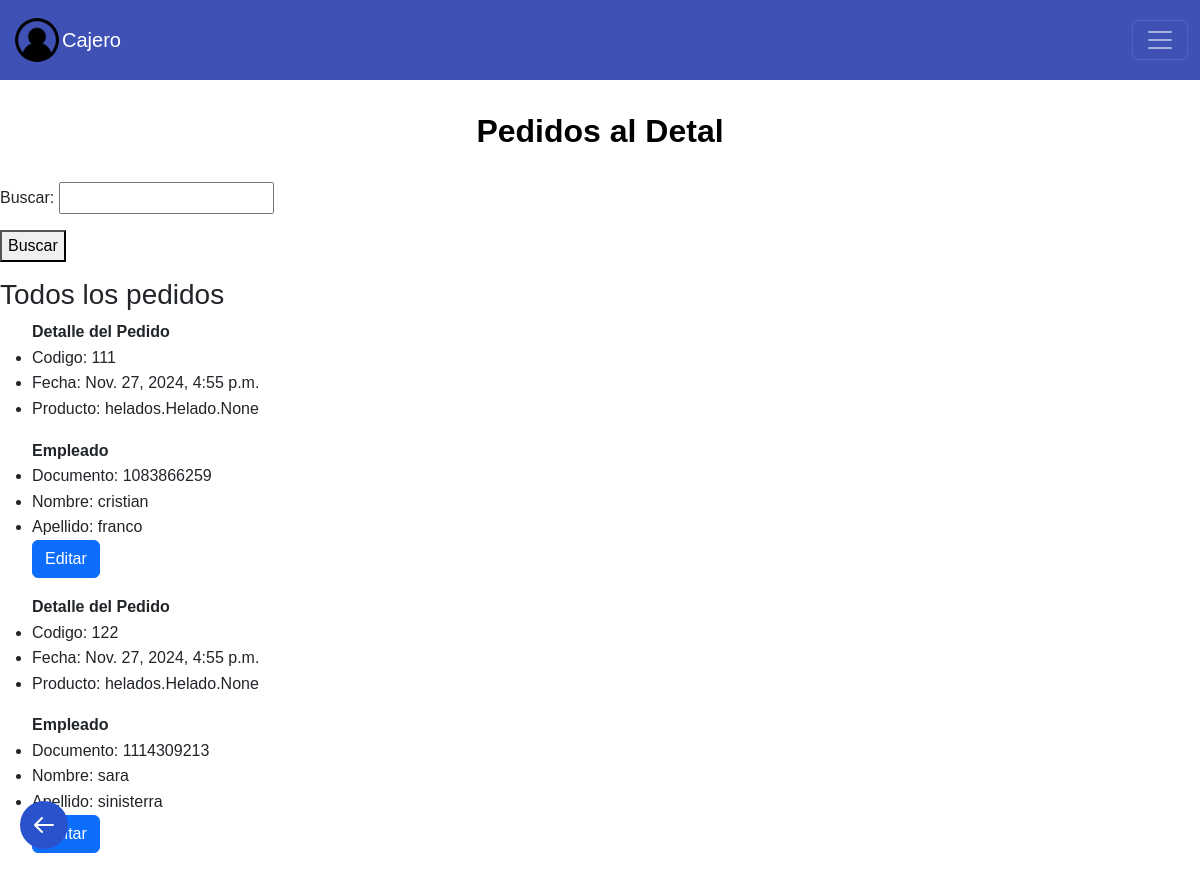
Page /homeC/pedidosCajero/pedidosemp/ on the earlier database version.
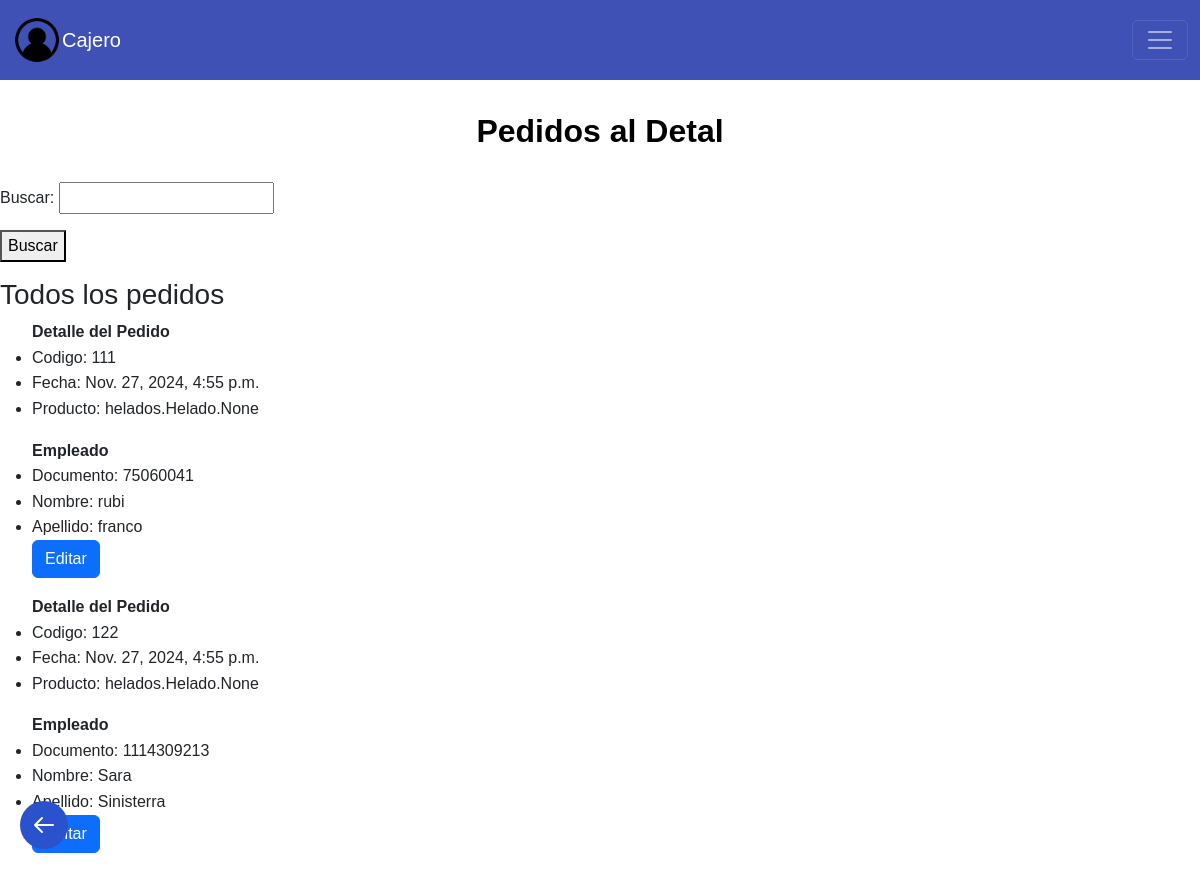
Same page on the later database version.
### helados/models.py (models this page shows, shortened)
class PedidoEmpleado (models.Model):
    codigo = models.IntegerField(blank=False)
    fecha = models.DateTimeField(auto_now_add=True)
    producto = models.ManyToManyField(Helado, related_name='pedidosemp')
    empleado = models.ForeignKey(Empleado, on_delete=models.CASCADE, related_name='pedidosemp')

class Empleado (models.Model):
    nombre = models.CharField(max_length=200)
    apellido = models.CharField(max_length=200)
    documento = models.IntegerField (blank= False)
    telefono = models.IntegerField(blank= False, default=0)
    activo = models.BooleanField(default=True)

### helados/views.py (the view, shortened to what this page needs)
# urls.py: path('homeC/pedidosCajero/pedidosemp/', views.pedidosEmp,  name='pedidosemp'),
def pedidosEmp(request):
    form = BusquedaCodigoForm(request.POST)
    pedidos = PedidoEmpleado.objects.all()
    buscar_realizado = False
    error_busqueda = None
    return render(request, 'pedidos_emp.html', {'form': form,
                                                'pedidos': pedidos,
                                                'buscar_realizado': buscar_realizado,
                                                'error_busqueda' : error_busqueda})

### helados/forms.py
class BusquedaCodigoForm(forms.Form):
    query = forms.IntegerField(label='Buscar', required=False)

### helados/frontend/templates/pedidos_emp.html (shortened to what this page needs)
{% extends 'layouts/base.html' %}
{% block user %}
Cajero
{% endblock %}
{% block content %}
    <h2 class="dashboard-heading"> Pedidos al Detal </h2>
<form method="POST">
    {{ form.as_p }}
    <button type="submit">Buscar</button>
</form>
{% if buscar_realizado %}
    {% if not error_busqueda %}
    <h2>Resultados de la busqueda</h2>
    {% if pedidos %}
        <ul>
            {% for pedido in pedidos %}
            <b>
                <h0>Detalle del Pedido</h0>
            </b>
            <li>Codigo: {{pedido.codigo}} </li>
            <li>Fecha: {{pedido.fecha}} </li>
            <li>Producto: {{pedido.producto}} </li>
            <p></p>
            <b>
                <h0>Empleado</h0>
            </b>
            <li>Documento: {{pedido.empleado.documento}}</li>
            <li>Nombre: {{pedido.empleado.nombre}}</li>
            <li>Apellido: {{pedido.empleado.apellido}}</li>
            <a href="{% url 'editarpedidosemp' pedido.id %}" class="btn btn-primary">Editar</a>
            <p></p>
            {% endfor %}
        </ul>
    {% else %}
        <p>No se encontraron pedidos con ese código.</p>
    {% endif %}
    {% endif %}
{% else %}
<h3>Todos los pedidos</h3>
<ul>
    {% for pedido in pedidos %}
    <b>
        <h0>Detalle del Pedido</h0>
    </b>
    <li>Codigo: {{pedido.codigo}} </li>
    <li>Fecha: {{pedido.fecha}} </li>
    <li>Producto: {{pedido.producto}} </li>
    <b>
        <h0>Empleado</h0>
    </b>
    <li>Documento: {{pedido.empleado.documento}}</li>
    <li>Nombre: {{pedido.empleado.nombre}}</li>
    <li>Apellido: {{pedido.empleado.apellido}}</li>
    <a href="{% url 'editarpedidosemp' pedido.id %}" class="btn btn-primary">Editar</a>
    {% endfor %}
</ul>
{% endif %}
<a href="javascript:void(0);" class="back-button" onclick="window.history.back();">
    <svg xmlns="http://www.w3.org/2000/svg" fill="none" viewBox="0 0 24 24" stroke="currentColor">
        <path stroke-linecap="round" stroke-linejoin="round" stroke-width="2" d="M10 19l-7-7m0 0l7-7m-7 7h18" />
    </svg>
</a>
{% endblock %}

Differences in the rows shown:
changed PedidoEmpleado "franco": empleado.documento "1083866259" → "75060041"; empleado.nombre "cristian" → "rubi"
changed through a linked row, PedidoEmpleado: empleado.nombre "sara" → "Sara"; empleado.apellido "sinisterra" → "Sinisterra"
